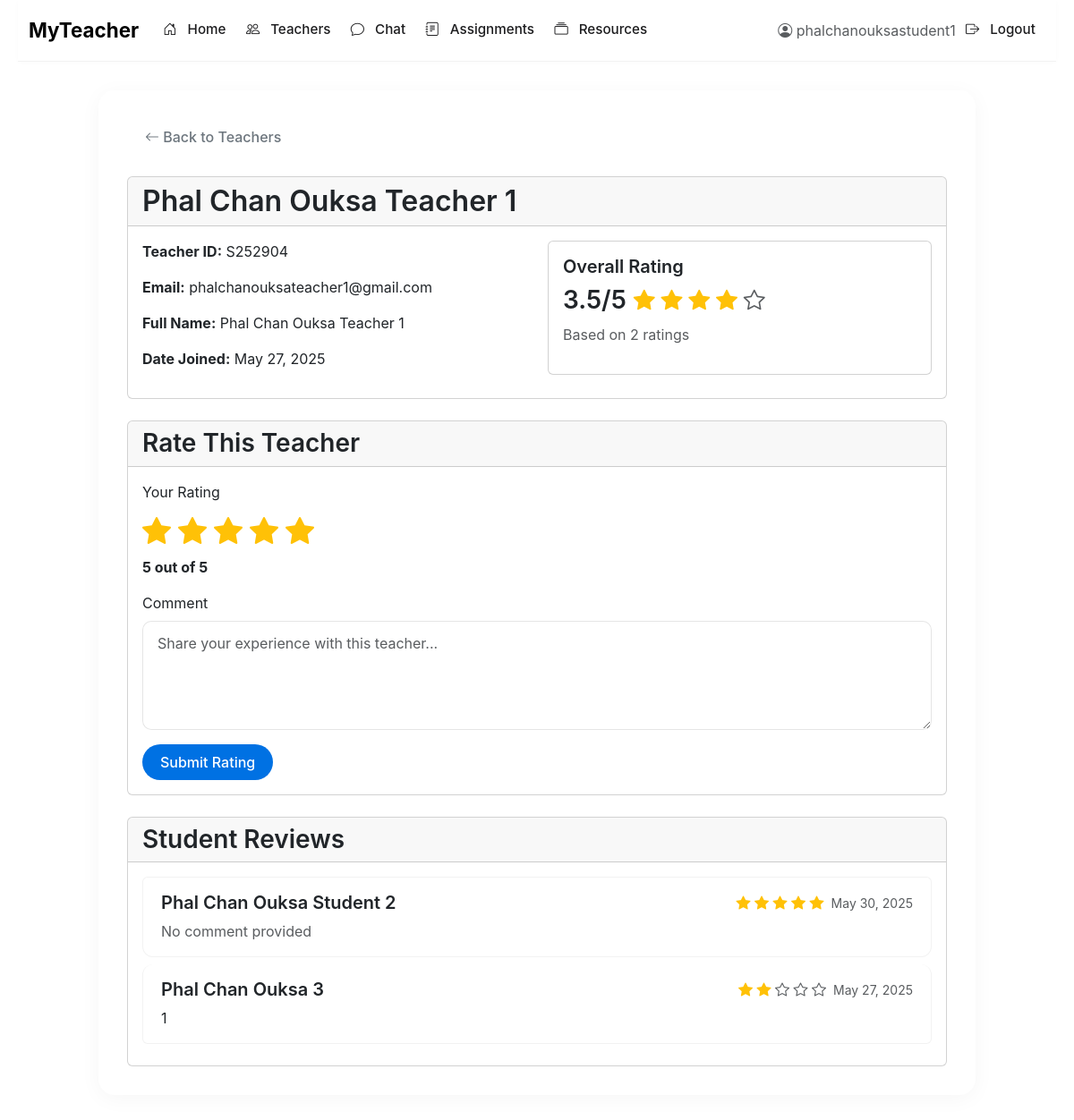
Page /ratings/teachers/4/ (signed in) on the committed database.
### accounts/models.py (models this page shows, shortened)
class UserProfile(models.Model):
    ROLE_CHOICES = (
        ('admin', 'Admin'),
        ('teacher', 'Teacher'),
        ('student', 'Student'),
    )
    user = models.OneToOneField(User, on_delete=models.CASCADE, related_name='profile')
    role = models.CharField(max_length=10, choices=ROLE_CHOICES, default='student')
    identifier = models.CharField(max_length=20, unique=True, blank=True, null=True)
    date_of_birth = models.DateField(null=True, blank=True)
    address = models.TextField(blank=True)
    phone_number = models.CharField(max_length=15, blank=True)
    joining_date = models.DateField(auto_now_add=True)

### ratings/models.py (models this page shows, shortened)
class TeacherRating(models.Model):
    teacher = models.ForeignKey(UserProfile, on_delete=models.CASCADE, related_name='ratings', limit_choices_to={'role': 'teacher'})
    student = models.ForeignKey(UserProfile, on_delete=models.CASCADE, related_name='given_ratings', limit_choices_to={'role': 'student'})
    rating = models.IntegerField(validators=[MinValueValidator(1), MaxValueValidator(5)])
    comment = models.TextField(blank=True)
    created_at = models.DateTimeField(default=timezone.now)
    updated_at = models.DateTimeField(auto_now=True)
    class Meta:
        unique_together = ('teacher', 'student')
        ordering = ['-created_at']

### ratings/views.py (the view, shortened to what this page needs)
# urls.py: path('teachers/<int:teacher_id>/', views.teacher_detail, name='teacher_detail'),
@login_required
def teacher_detail(request, teacher_id):
    teacher = get_object_or_404(UserProfile, id=teacher_id, role='teacher')
    ratings = TeacherRating.objects.filter(teacher=teacher)
    avg_rating = ratings.aggregate(Avg('rating'))['rating__avg']
    current_user_profile = request.user.profile
    user_rating = None
    if current_user_profile.role == 'student':
        try:
            user_rating = TeacherRating.objects.get(teacher=teacher, student=current_user_profile)
            form = TeacherRatingForm(instance=user_rating)
        except TeacherRating.DoesNotExist:
            form = TeacherRatingForm()
    else:
        form = None
    context = {
        'teacher': teacher,
        'ratings': ratings,
        'avg_rating': avg_rating,
        'form': form,
        'user_has_rated': user_rating is not None
    }
    return render(request, 'ratings/teacher_detail.html', context)

### ratings/forms.py
class TeacherRatingForm(forms.ModelForm):
    class Meta:
        model = TeacherRating
        fields = ['rating', 'comment']
        widgets = {
            'rating': forms.HiddenInput(),
            'comment': forms.Textarea(attrs={'rows': 4, 'placeholder': 'Share your experience with this teacher...', 'class': 'form-control'}),
        }

### templates/ratings/teacher_detail.html (shortened to what this page needs)
{% extends 'base.html' %}
{% block content %}
<div class="mb-4">
    <a href="{% url 'teacher_list' %}" class="btn btn-outline-secondary">
        <i class="bi bi-arrow-left"></i> Back to Teachers
    </a>
</div>
<div class="card mb-4">
    <div class="card-header">
        <h2 class="mb-0">{{ teacher.user.first_name }} {{ teacher.user.last_name }}</h2>
    </div>
    <div class="card-body">
        <div class="row">
            <div class="col-md-6">
                <p><strong>Teacher ID:</strong> {{ teacher.identifier }}</p>
                <p><strong>Email:</strong> {{ teacher.user.email }}</p>
                <p><strong>Full Name:</strong> {{ teacher.user.get_full_name }}</p>
                <p><strong>Date Joined:</strong> {{ teacher.user.date_joined|date:"F d, Y" }}</p>
            </div>
            <div class="col-md-6">
                <div class="card">
                    <div class="card-body">
                        <h5 class="card-title">Overall Rating</h5>
                        {% if avg_rating %}
                            <div class="d-flex align-items-center mb-2">
                                <h3 class="me-2 mb-0">{{ avg_rating|floatformat:1 }}/5</h3>
                                <div class="stars fs-4">
                                    {% for i in "12345" %}
                                        {% if forloop.counter <= avg_rating|floatformat:0|add:0 %}
                                            <i class="bi bi-star-fill text-warning"></i>
                                        {% else %}
                                            <i class="bi bi-star text-muted"></i>
                                        {% endif %}
                                    {% endfor %}
                                </div>
                            </div>
                            <p class="text-muted">Based on {{ ratings.count }} rating{{ ratings.count|pluralize }}</p>
                        {% else %}
                            <p class="text-muted">No ratings yet</p>
                        {% endif %}
                    </div>
                </div>
            </div>
        </div>
    </div>
</div>
{% if user.profile.role == 'student' %}
    <div class="card mb-4">
        <div class="card-header">
            <h3 class="mb-0">{% if user_has_rated %}Update Your Rating{% else %}Rate This Teacher{% endif %}</h3>
        </div>
        <div class="card-body">
            <form method="post">
                <div class="mb-3">
                    <label class="form-label">Your Rating</label>
                    <div class="star-rating">
                        <div class="stars d-flex">
                            <span class="star" data-value="1"><i class="bi bi-star-fill"></i></span>
                            <span class="star" data-value="2"><i class="bi bi-star-fill"></i></span>
                            <span class="star" data-value="3"><i class="bi bi-star-fill"></i></span>
                            <span class="star" data-value="4"><i class="bi bi-star-fill"></i></span>
                            <span class="star" data-value="5"><i class="bi bi-star-fill"></i></span>
                        </div>
                        <div class="rating-value mt-1">5 out of 5</div>
                    </div>
                </div>
                <div class="mb-3">
                    <label for="{{ form.comment.id_for_label }}" class="form-label">Comment</label>
                    <textarea name="{{ form.comment.html_name }}" id="{{ form.comment.auto_id }}" class="form-control" rows="4" placeholder="Share your experience with this teacher...">{{ form.comment.value|default:'' }}</textarea>
                </div>
                <button type="submit" class="btn btn-primary">
                    {% if user_has_rated %}Update Rating{% else %}Submit Rating{% endif %}
                </button>
            </form>
        </div>
    </div>
{% endif %}
<div class="card">
    <div class="card-header">
        <h3 class="mb-0">Student Reviews</h3>
    </div>
    <div class="card-body">
        {% if ratings %}
            <div class="list-group">
                {% for rating in ratings %}
                    <div class="list-group-item">
                        <div class="d-flex justify-content-between align-items-center mb-2">
                            <h5 class="mb-0">{{ rating.student.user.first_name }} {{ rating.student.user.last_name }}</h5>
                            <div class="d-flex align-items-center">
                                <div class="stars me-2">
                                    {% for i in "12345" %}
                                        {% if forloop.counter <= rating.rating %}
                                            <i class="bi bi-star-fill text-warning"></i>
                                        {% else %}
                                            <i class="bi bi-star text-muted"></i>
                                        {% endif %}
                                    {% endfor %}
                                </div>
                                <small class="text-muted">{{ rating.created_at|date:"F d, Y" }}</small>
                            </div>
                        </div>
                        {% if rating.comment %}
                            <p class="mb-0">{{ rating.comment }}</p>
                        {% else %}
                            <p class="text-muted mb-0">No comment provided</p>
                        {% endif %}
                    </div>
                {% endfor %}
            </div>
        {% else %}
            <p class="text-muted">No reviews yet. Be the first to review!</p>
        {% endif %}
    </div>
</div>
{% endblock %}

### templates/base.html (shortened to what this page needs)
<!DOCTYPE html>
<html lang="en">
  <head>
    <link
      href="https://cdn.jsdelivr.net/npm/bootstrap@5.3.0/dist/css/bootstrap.min.css"
      rel="stylesheet"
    />
    <link
      href="https://cdn.jsdelivr.net/npm/bootstrap-icons@1.11.0/font/bootstrap-icons.css"
      rel="stylesheet"
    />
    <link
      href="https://fonts.cdnfonts.com/css/sf-pro-display"
      rel="stylesheet"
    />
  </head>
  <body>
    <div class="container">
      <nav class="navbar navbar-expand-lg navbar-light">
        <div class="container-fluid">
          <a class="navbar-brand fw-bold" href="{% url 'home' %}">MyTeacher</a>
          <div class="collapse navbar-collapse" id="navbarNav">
            <ul class="navbar-nav me-auto">
              {% if user.is_authenticated %} {% url 'home' as home_url %}
              <li class="nav-item">
                <a
                  class="nav-link {% if request.path == home_url %}active{% endif %}"
                  href="{{ home_url }}"
                >
                  <i class="bi bi-house-door"></i> Home
                </a>
              </li>
              {% url 'teacher_list' as teacher_list_url %}
              <li class="nav-item">
                <a
                  class="nav-link {% if request.path == teacher_list_url %}active{% endif %}"
                  href="{{ teacher_list_url }}"
                >
                  <i class="bi bi-people"></i> Teachers
                </a>
              </li>
              {% url 'inbox' as inbox_url %}
              <li class="nav-item">
                <a
                  class="nav-link {% if request.path == inbox_url or '/chat/' in request.path %}active{% endif %}"
                  href="{{ inbox_url }}"
                >
                  <i class="bi bi-chat"></i> Chat
                </a>
              </li>
              {% url 'assignments:assignment-list' as assignments_url %}
              <li class="nav-item">
                <a
                  class="nav-link {% if request.path == assignments_url or '/assignments/' in request.path %}active{% endif %}"
                  href="{{ assignments_url }}"
                >
                  <i class="bi bi-journal-text"></i> Assignments
                </a>
              </li>
              {% url 'resources:list' as resources_url %}
              <li class="nav-item">
                <a
                  class="nav-link {% if request.path == resources_url or '/resources/' in request.path %}active{% endif %}"
                  href="{{ resources_url }}"
                >
                  <i class="bi bi-collection"></i> Resources
                </a>
              </li>
              {% endif %}
            </ul>
            <ul class="navbar-nav ms-auto">
              {% if user.is_authenticated %}
              <li class="nav-item d-flex align-items-center">
                <span class="text-muted"
                  ><i class="bi bi-person-circle"></i> {{ user.username }}</span
                >
              </li>
              <li class="nav-item">
                <a class="nav-link" href="{% url 'logout' %}"
                  ><i class="bi bi-box-arrow-right"></i> Logout</a
                >
              </li>
              {% endif %}
            </ul>
          </div>
        </div>
      </nav>
      <div class="content">{% block content %}{% endblock %}</div>
    </div>
  </body>
</html>

### templates/base.html (style rules this page uses)
:root { --apple-white: #ffffff; --apple-light-gray: #f5f5f7; --apple-medium-gray: #86868b; --apple-dark-gray: #1d1d1f; --apple-black: #000000; --apple-blue: #0071e3; --apple-blue-hover: #0077ed; --apple-red: #ff3b30; --apple-green: #34c759; }
* { margin: 0; padding: 0; box-sizing: border-box; }
body { font-family: "SF Pro Display", -apple-system, BlinkMacSystemFont, sans-serif; background-color: var(--apple-white); color: var(--apple-dark-gray); line-height: 1.5; font-weight: 400; -webkit-font-smoothing: antialiased; -moz-osx-font-smoothing: grayscale; overflow-x: hidden; }
h1, h2, h3, h4, h5, h6 { font-weight: 600; }
.container { max-width: 1200px; padding: 0 20px; }
.content { max-width: 980px; margin: 2rem auto; padding: 2rem; background-color: var(--apple-white); border-radius: 18px; box-shadow: 0 4px 24px rgba(0, 0, 0, 0.04); transition: transform 0.3s ease, box-shadow 0.3s ease; }
.navbar { background-color: rgba(255, 255, 255, 0.8) !important; backdrop-filter: saturate(180%) blur(20px); -webkit-backdrop-filter: saturate(180%) blur(20px); border-bottom: 1px solid rgba(0, 0, 0, 0.05); box-shadow: 0 1px 6px rgba(0, 0, 0, 0.02); padding: 0.75rem 0; margin-bottom: 2rem; transition: background-color 0.3s ease; }
.navbar-brand { font-weight: 600; font-size: 1.4rem; color: var(--apple-black); transition: color 0.2s ease; }
.navbar .nav-link { color: var(--apple-dark-gray); padding: 0.5rem 1rem; font-weight: 500; font-size: 0.95rem; margin: 0 0.2rem; position: relative; }
.navbar .nav-link i { margin-right: 0.5rem; }
.btn { border-radius: 980px; padding: 0.5rem 1.25rem; font-weight: 500; transition: all 0.2s ease; border: none; }
.btn-primary { background-color: var(--apple-blue); color: white; }
.list-group-item { border-radius: 12px; margin-bottom: 0.5rem; border: 1px solid rgba(0, 0, 0, 0.05); padding: 1rem 1.25rem; transition: all 0.3s ease; }
.form-control { border-radius: 10px; padding: 0.75rem 1rem; border: 1px solid rgba(0, 0, 0, 0.1); transition: all 0.2s ease; }

### templates/ratings/teacher_detail.html (style rules this page uses)
.star-rating .stars { font-size: 2rem; gap: 0.5rem; }
.star-rating .star { cursor: pointer; color: #ccc; transition: color 0.2s; }
.star-rating .star.selected, .star-rating .star.hovered { color: #ffc107; }
.rating-value { font-weight: bold; }

### rows in the picture
UserProfile: user.first_name "Phal", user.last_name "Chan Ouksa Teacher 1", identifier "S252904", user.email "phalchanouksateacher1@gmail.com", user.get_full_name "Phal Chan Ouksa Teacher 1", user.date_joined "May 27, 2025"
TeacherRating: student.user.first_name "Phal", student.user.last_name "Chan Ouksa Student 2", rating 5 (drawn), created_at "May 30, 2025", comment "No comment provided"
TeacherRating: student.user.first_name "Phal", student.user.last_name "Chan Ouksa 3", rating 2 (drawn), created_at "May 27, 2025", comment "1"

### other values in the picture
{{ user.username }} "phalchanouksastudent1"
{{ avg_rating|floatformat:1 }} "3.5"
{{ ratings.count }} "2"
